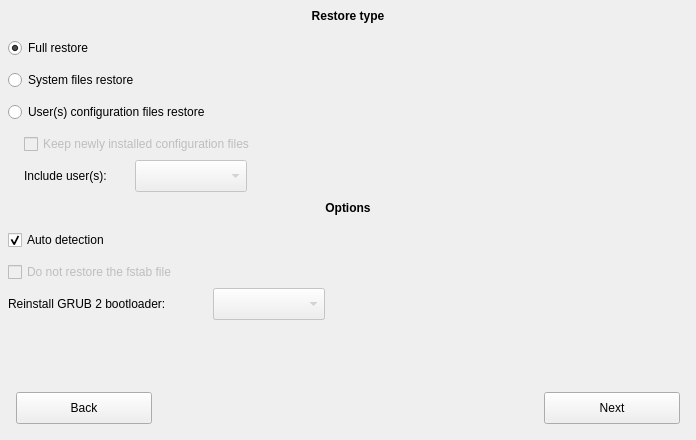
     <widget class="QWidget" name="restorepanel" native="true">
      <property name="geometry">
       <rect>
        <x>1</x>
        <y>464</y>
        <width>696</width>
        <height>440</height>
       </rect>
      </property>
      <property name="autoFillBackground">
       <bool>true</bool>
      </property>
      <widget class="QLabel" name="label_7">
       <property name="geometry">
        <rect>
         <x>0</x>
         <y>0</y>
         <width>696</width>
         <height>32</height>
        </rect>
       </property>
       <property name="font">
        <font>
         <weight>75</weight>
         <bold>true</bold>
        </font>
       </property>
       <property name="text">
        <string>Restore type</string>
       </property>
       <property name="alignment">
        <set>Qt::AlignCenter</set>
       </property>
      </widget>
      <widget class="QRadioButton" name="fullrestore">
       <property name="geometry">
        <rect>
         <x>8</x>
         <y>38</y>
         <width>107</width>
         <height>20</height>
        </rect>
       </property>
       <property name="cursor">
        <cursorShape>PointingHandCursor</cursorShape>
       </property>
       <property name="focusPolicy">
        <enum>Qt::NoFocus</enum>
       </property>
       <property name="text">
        <string>Full restore</string>
       </property>
       <property name="checked">
        <bool>true</bool>
       </property>
      </widget>
      <widget class="QRadioButton" name="systemrestore">
       <property name="geometry">
        <rect>
         <x>8</x>
         <y>70</y>
         <width>165</width>
         <height>20</height>
        </rect>
       </property>
       <property name="cursor">
        <cursorShape>PointingHandCursor</cursorShape>
       </property>
       <property name="focusPolicy">
        <enum>Qt::NoFocus</enum>
       </property>
       <property name="text">
        <string>System files restore</string>
       </property>
      </widget>
      <widget class="QRadioButton" name="configurationfilesrestore">
       <property name="geometry">
        <rect>
         <x>8</x>
         <y>102</y>
         <width>258</width>
         <height>20</height>
        </rect>
       </property>
       <property name="cursor">
        <cursorShape>PointingHandCursor</cursorShape>
       </property>
       <property name="focusPolicy">
        <enum>Qt::NoFocus</enum>
       </property>
       <property name="text">
        <string>User(s) configuration files restore</string>
       </property>
      </widget>
      <widget class="QCheckBox" name="keepfiles">
       <property name="enabled">
        <bool>false</bool>
       </property>
       <property name="geometry">
        <rect>
         <x>24</x>
         <y>134</y>
         <width>297</width>
         <height>20</height>
        </rect>
       </property>
       <property name="cursor">
        <cursorShape>PointingHandCursor</cursorShape>
       </property>
       <property name="focusPolicy">
        <enum>Qt::NoFocus</enum>
       </property>
       <property name="text">
        <string>Keep newly installed configuration files</string>
       </property>
      </widget>
      <widget class="QLabel" name="includeuserstext">
       <property name="geometry">
        <rect>
         <x>24</x>
         <y>160</y>
         <width>106</width>
         <height>32</height>
        </rect>
       </property>
       <property name="text">
        <string>Include user(s):</string>
       </property>
      </widget>
      <widget class="QComboBox" name="includeusers">
       <property name="enabled">
        <bool>false</bool>
       </property>
       <property name="geometry">
        <rect>
         <x>135</x>
         <y>160</y>
         <width>112</width>
         <height>32</height>
        </rect>
       </property>
       <property name="minimumSize">
        <size>
         <width>112</width>
         <height>32</height>
        </size>
       </property>
       <property name="cursor">
        <cursorShape>PointingHandCursor</cursorShape>
       </property>
       <property name="focusPolicy">
        <enum>Qt::NoFocus</enum>
       </property>
      </widget>
      <widget class="QLabel" name="label_9">
       <property name="geometry">
        <rect>
         <x>0</x>
         <y>192</y>
         <width>696</width>
         <height>32</height>
        </rect>
       </property>
       <property name="font">
        <font>
         <weight>75</weight>
         <bold>true</bold>
        </font>
       </property>
       <property name="text">
        <string>Options</string>
       </property>
       <property name="alignment">
        <set>Qt::AlignCenter</set>
       </property>
      </widget>
      <widget class="QCheckBox" name="autorestoreoptions">
       <property name="geometry">
        <rect>
         <x>8</x>
         <y>230</y>
         <width>131</width>
         <height>20</height>
        </rect>
       </property>
       <property name="cursor">
        <cursorShape>PointingHandCursor</cursorShape>
       </property>
       <property name="focusPolicy">
        <enum>Qt::NoFocus</enum>
       </property>
       <property name="text">
        <string>Auto detection</string>
       </property>
       <property name="checked">
        <bool>true</bool>
       </property>
      </widget>
      <widget class="QCheckBox" name="skipfstabrestore">
       <property name="enabled">
        <bool>false</bool>
       </property>
       <property name="geometry">
        <rect>
         <x>8</x>
         <y>262</y>
         <width>219</width>
         <height>20</height>
        </rect>
       </property>
       <property name="cursor">
        <cursorShape>PointingHandCursor</cursorShape>
       </property>
       <property name="focusPolicy">
        <enum>Qt::NoFocus</enum>
       </property>
       <property name="text">
        <string>Do not restore the fstab file</string>
       </property>
      </widget>
      <widget class="QLabel" name="grubreinstallrestoretext">
       <property name="geometry">
        <rect>
         <x>8</x>
         <y>288</y>
         <width>200</width>
         <height>32</height>
        </rect>
       </property>
       <property name="text">
        <string>Reinstall GRUB 2 bootloader:</string>
       </property>
      </widget>
      <widget class="QComboBox" name="grubreinstallrestore">
       <property name="enabled">
        <bool>false</bool>
       </property>
       <property name="geometry">
        <rect>
         <x>213</x>
         <y>288</y>
         <width>112</width>
         <height>32</height>
        </rect>
       </property>
       <property name="minimumSize">
        <size>
         <width>112</width>
         <height>32</height>
        </size>
       </property>
       <property name="cursor">
        <cursorShape>PointingHandCursor</cursorShape>
       </property>
       <property name="focusPolicy">
        <enum>Qt::NoFocus</enum>
       </property>
      </widget>
      <widget class="QPushButton" name="restoreback">
       <property name="geometry">
        <rect>
         <x>16</x>
         <y>392</y>
         <width>136</width>
         <height>32</height>
        </rect>
       </property>
       <property name="cursor">
        <cursorShape>PointingHandCursor</cursorShape>
       </property>
       <property name="text">
        <string>Back</string>
       </property>
      </widget>
      <widget class="QPushButton" name="restorenext">
       <property name="geometry">
        <rect>
         <x>544</x>
         <y>392</y>
         <width>136</width>
         <height>32</height>
        </rect>
       </property>
       <property name="cursor">
        <cursorShape>PointingHandCursor</cursorShape>
       </property>
       <property name="focusPolicy">
        <enum>Qt::NoFocus</enum>
       </property>
       <property name="text">
        <string>Next</string>
       </property>
      </widget>
      <widget class="QComboBox" name="grubreinstallrestoredisable">
       <property name="enabled">
        <bool>false</bool>
       </property>
       <property name="geometry">
        <rect>
         <x>213</x>
         <y>288</y>
         <width>112</width>
         <height>32</height>
        </rect>
       </property>
       <property name="minimumSize">
        <size>
         <width>112</width>
         <height>32</height>
        </size>
       </property>
       <property name="cursor">
        <cursorShape>PointingHandCursor</cursorShape>
       </property>
       <property name="focusPolicy">
        <enum>Qt::NoFocus</enum>
       </property>
       <property name="sizeAdjustPolicy">
        <enum>QComboBox::AdjustToContents</enum>
       </property>
      </widget>
      <zorder>grubreinstallrestoredisable</zorder>
      <zorder>label_7</zorder>
      <zorder>fullrestore</zorder>
      <zorder>systemrestore</zorder>
      <zorder>configurationfilesrestore</zorder>
      <zorder>keepfiles</zorder>
      <zorder>includeuserstext</zorder>
      <zorder>includeusers</zorder>
      <zorder>label_9</zorder>
      <zorder>autorestoreoptions</zorder>
      <zorder>skipfstabrestore</zorder>
      <zorder>grubreinstallrestoretext</zorder>
      <zorder>grubreinstallrestore</zorder>
      <zorder>restoreback</zorder>
      <zorder>restorenext</zorder>
     </widget>
